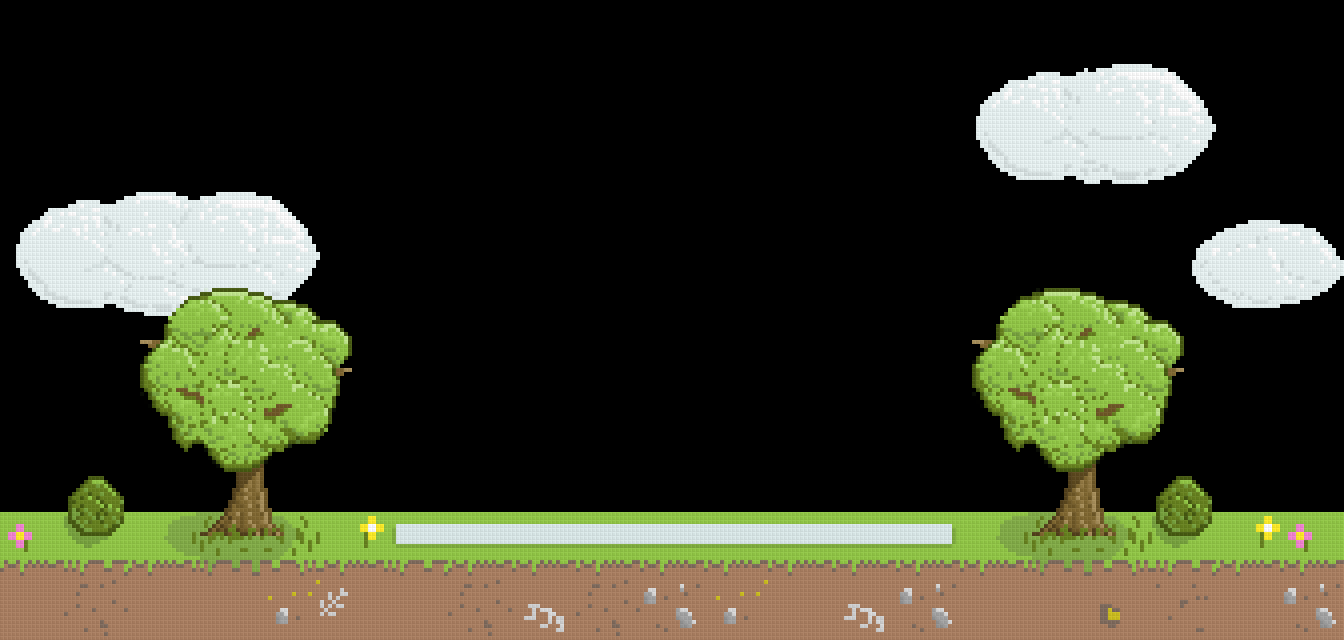

A 2D game scene composited from a Tiled map and its tileset images. What follows is a short description and the map's XML, with each tile layer's data collapsed to a summary:
An orthogonal 21x10 tile map with 64x64 px tiles, 2 tile layers (Tile Layer 2, Tile Layer 1) and 5 objects (priest, bride, groom, scene, pot).

<map version="1.0" orientation="orthogonal" width="21" height="10" tilewidth="64" tileheight="64">
 <tileset firstgid="1" name="tile" tilewidth="64" tileheight="64">
  <image source="tile.png" width="1088" height="576" />
  <tile id="24">
   <properties>
    <property name="weight" value="20" />
   </properties>
  </tile>
 </tileset>
 <layer name="Tile Layer 2" width="21" height="10">
  <data>[210 cells, 24 non-empty, 16 distinct tile ids]</data>
 </layer>
 <layer name="Tile Layer 1" width="21" height="10">
  <data>[210 cells, 75 non-empty, 36 distinct tile ids]</data>
 </layer>
 <objectgroup name="Objects" width="21" height="10">
  <object name="actor" type="priest" x="707" y="421" width="75" height="119" />
  <object name="actor" type="bride" x="496" y="430" width="67" height="109" />
  <object name="actor" type="groom" x="559" y="421" width="67" height="117" />
  <object name="scene" x="-3" y="540" width="1351" height="105" />
  <object name="object" type="pot" gid="25" x="650" y="493">
   <properties>
    <property name="weight" value="" />
   </properties>
  </object>
 </objectgroup>
</map>